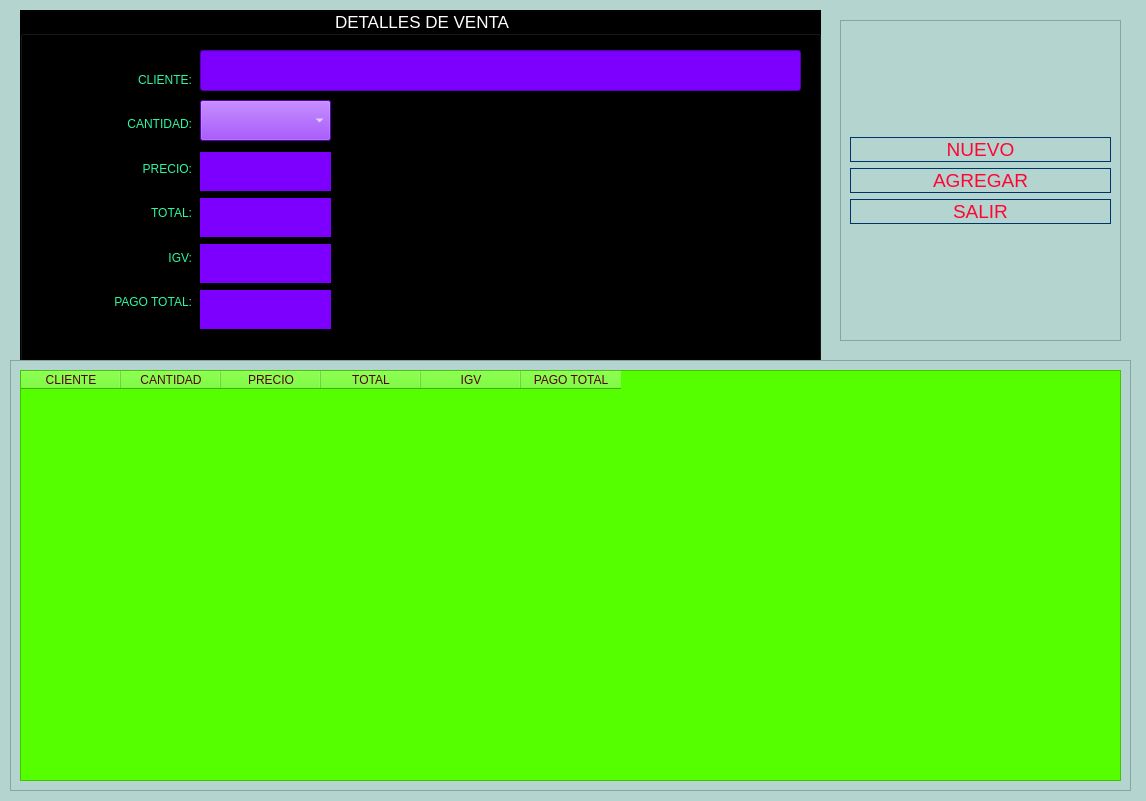
<?xml version="1.0" encoding="UTF-8"?>
<ui version="4.0">
 <class>MainWindow</class>
 <widget class="QMainWindow" name="MainWindow">
  <property name="geometry">
   <rect>
    <x>0</x>
    <y>0</y>
    <width>1146</width>
    <height>801</height>
   </rect>
  </property>
  <property name="windowTitle">
   <string>LLANTERIA</string>
  </property>
  <property name="styleSheet">
   <string notr="true">background-color: rgb(180, 213, 207);</string>
  </property>
  <widget class="QWidget" name="centralwidget">
   <widget class="QGroupBox" name="groupBox">
    <property name="geometry">
     <rect>
      <x>20</x>
      <y>10</y>
      <width>801</width>
      <height>351</height>
     </rect>
    </property>
    <property name="font">
     <font>
      <family>MS Shell Dlg 2</family>
      <pointsize>13</pointsize>
      <weight>50</weight>
      <italic>false</italic>
      <bold>false</bold>
     </font>
    </property>
    <property name="mouseTracking">
     <bool>false</bool>
    </property>
    <property name="styleSheet">
     <string notr="true">color: rgb(255, 255, 255);
background-color: rgb(0, 0, 0);
font: 13pt &quot;MS Shell Dlg 2&quot;;</string>
    </property>
    <property name="title">
     <string>DETALLES DE VENTA</string>
    </property>
    <property name="alignment">
     <set>Qt::AlignCenter</set>
    </property>
    <widget class="QWidget" name="layoutWidget">
     <property name="geometry">
      <rect>
       <x>30</x>
       <y>50</y>
       <width>142</width>
       <height>261</height>
      </rect>
     </property>
     <layout class="QVBoxLayout" name="verticalLayout">
      <item>
       <widget class="QLabel" name="cliente">
        <property name="styleSheet">
         <string notr="true">color: rgb(46, 248, 160);
border-radius:5px;
border:2px sold green;
font: 75 14pt &quot;MS Shell Dlg 2&quot;;
</string>
        </property>
        <property name="text">
         <string>CLIENTE:</string>
        </property>
        <property name="alignment">
         <set>Qt::AlignRight|Qt::AlignTrailing|Qt::AlignVCenter</set>
        </property>
       </widget>
      </item>
      <item>
       <widget class="QLabel" name="label_2">
        <property name="styleSheet">
         <string notr="true">color: rgb(46, 248, 160);
border-radius:5px;
border:2px sold green;
font: 75 14pt &quot;MS Shell Dlg 2&quot;;
</string>
        </property>
        <property name="text">
         <string>CANTIDAD:</string>
        </property>
        <property name="alignment">
         <set>Qt::AlignRight|Qt::AlignTrailing|Qt::AlignVCenter</set>
        </property>
       </widget>
      </item>
      <item>
       <widget class="QLabel" name="label_3">
        <property name="styleSheet">
         <string notr="true">color: rgb(46, 248, 160);
border-radius:5px;
border:2px sold green;
font: 75 14pt &quot;MS Shell Dlg 2&quot;;
</string>
        </property>
        <property name="text">
         <string>PRECIO:</string>
        </property>
        <property name="alignment">
         <set>Qt::AlignRight|Qt::AlignTrailing|Qt::AlignVCenter</set>
        </property>
       </widget>
      </item>
      <item>
       <widget class="QLabel" name="label_4">
        <property name="styleSheet">
         <string notr="true">color: rgb(46, 248, 160);
border-radius:5px;
border:2px sold green;
font: 75 14pt &quot;MS Shell Dlg 2&quot;;
</string>
        </property>
        <property name="text">
         <string>TOTAL:</string>
        </property>
        <property name="alignment">
         <set>Qt::AlignRight|Qt::AlignTrailing|Qt::AlignVCenter</set>
        </property>
       </widget>
      </item>
      <item>
       <widget class="QLabel" name="label_5">
        <property name="styleSheet">
         <string notr="true">color: rgb(46, 248, 160);
border-radius:5px;
border:2px sold green;
font: 75 14pt &quot;MS Shell Dlg 2&quot;;
</string>
        </property>
        <property name="text">
         <string>IGV:</string>
        </property>
        <property name="alignment">
         <set>Qt::AlignRight|Qt::AlignTrailing|Qt::AlignVCenter</set>
        </property>
       </widget>
      </item>
      <item>
       <widget class="QLabel" name="label_6">
        <property name="styleSheet">
         <string notr="true">color: rgb(46, 248, 160);
border-radius:5px;
border:2px sold green;
font: 75 14pt &quot;MS Shell Dlg 2&quot;;

</string>
        </property>
        <property name="text">
         <string>PAGO TOTAL:</string>
        </property>
        <property name="alignment">
         <set>Qt::AlignRight|Qt::AlignTrailing|Qt::AlignVCenter</set>
        </property>
       </widget>
      </item>
     </layout>
    </widget>
    <widget class="QLabel" name="lb_pagoTotal">
     <property name="geometry">
      <rect>
       <x>180</x>
       <y>280</y>
       <width>131</width>
       <height>39</height>
      </rect>
     </property>
     <property name="styleSheet">
      <string notr="true">background-color: rgb(125, 0, 255);
font: 14pt &quot;MS Shell Dlg 2&quot;;</string>
     </property>
     <property name="text">
      <string/>
     </property>
     <property name="alignment">
      <set>Qt::AlignCenter</set>
     </property>
    </widget>
    <widget class="QLabel" name="lb_precio">
     <property name="geometry">
      <rect>
       <x>180</x>
       <y>142</y>
       <width>131</width>
       <height>39</height>
      </rect>
     </property>
     <property name="styleSheet">
      <string notr="true">background-color: rgb(125, 0, 255);
font: 14pt &quot;MS Shell Dlg 2&quot;;</string>
     </property>
     <property name="text">
      <string/>
     </property>
     <property name="alignment">
      <set>Qt::AlignCenter</set>
     </property>
    </widget>
    <widget class="QLabel" name="lb_total">
     <property name="geometry">
      <rect>
       <x>180</x>
       <y>188</y>
       <width>131</width>
       <height>39</height>
      </rect>
     </property>
     <property name="styleSheet">
      <string notr="true">background-color: rgb(125, 0, 255);
font: 14pt &quot;MS Shell Dlg 2&quot;;</string>
     </property>
     <property name="text">
      <string/>
     </property>
     <property name="alignment">
      <set>Qt::AlignCenter</set>
     </property>
    </widget>
    <widget class="QLabel" name="lb_igv">
     <property name="geometry">
      <rect>
       <x>180</x>
       <y>234</y>
       <width>131</width>
       <height>39</height>
      </rect>
     </property>
     <property name="styleSheet">
      <string notr="true">background-color: rgb(125, 0, 255);
font: 14pt &quot;MS Shell Dlg 2&quot;;</string>
     </property>
     <property name="text">
      <string/>
     </property>
     <property name="alignment">
      <set>Qt::AlignCenter</set>
     </property>
    </widget>
    <widget class="QComboBox" name="cbox_cantidad">
     <property name="geometry">
      <rect>
       <x>180</x>
       <y>90</y>
       <width>131</width>
       <height>41</height>
      </rect>
     </property>
     <property name="font">
      <font>
       <family>MS Shell Dlg 2</family>
       <pointsize>13</pointsize>
       <weight>50</weight>
       <italic>false</italic>
       <bold>false</bold>
      </font>
     </property>
     <property name="styleSheet">
      <string notr="true">background-color: rgb(125, 0,255);</string>
     </property>
    </widget>
    <widget class="QLineEdit" name="txt_cliente">
     <property name="geometry">
      <rect>
       <x>180</x>
       <y>40</y>
       <width>601</width>
       <height>41</height>
      </rect>
     </property>
     <property name="styleSheet">
      <string notr="true">background-color: rgb(125, 0, 255);
font: 14pt &quot;MS Shell Dlg 2&quot;;</string>
     </property>
     <property name="text">
      <string/>
     </property>
    </widget>
   </widget>
   <widget class="QFrame" name="frame">
    <property name="geometry">
     <rect>
      <x>10</x>
      <y>360</y>
      <width>1121</width>
      <height>431</height>
     </rect>
    </property>
    <property name="frameShape">
     <enum>QFrame::StyledPanel</enum>
    </property>
    <property name="frameShadow">
     <enum>QFrame::Raised</enum>
    </property>
    <layout class="QHBoxLayout" name="horizontalLayout">
     <item>
      <widget class="QTableWidget" name="twgdata">
       <property name="font">
        <font>
         <family>MS Shell Dlg 2</family>
         <pointsize>12</pointsize>
         <weight>50</weight>
         <italic>false</italic>
         <bold>false</bold>
        </font>
       </property>
       <property name="styleSheet">
        <string notr="true">background-color: rgb(85, 255, 0);
font: 12pt &quot;MS Shell Dlg 2&quot;;
color: rgb(86, 0, 21);</string>
       </property>
       <column>
        <property name="text">
         <string>CLIENTE</string>
        </property>
        <property name="textAlignment">
         <set>AlignCenter</set>
        </property>
       </column>
       <column>
        <property name="text">
         <string>CANTIDAD</string>
        </property>
        <property name="textAlignment">
         <set>AlignCenter</set>
        </property>
       </column>
       <column>
        <property name="text">
         <string>PRECIO</string>
        </property>
        <property name="textAlignment">
         <set>AlignCenter</set>
        </property>
       </column>
       <column>
        <property name="text">
         <string>TOTAL</string>
        </property>
        <property name="textAlignment">
         <set>AlignCenter</set>
        </property>
       </column>
       <column>
        <property name="text">
         <string>IGV</string>
        </property>
        <property name="textAlignment">
         <set>AlignCenter</set>
        </property>
       </column>
       <column>
        <property name="text">
         <string>PAGO TOTAL</string>
        </property>
        <property name="textAlignment">
         <set>AlignCenter</set>
        </property>
       </column>
      </widget>
     </item>
    </layout>
   </widget>
   <widget class="QFrame" name="frame_2">
    <property name="geometry">
     <rect>
      <x>840</x>
      <y>20</y>
      <width>281</width>
      <height>321</height>
     </rect>
    </property>
    <property name="frameShape">
     <enum>QFrame::StyledPanel</enum>
    </property>
    <property name="frameShadow">
     <enum>QFrame::Raised</enum>
    </property>
    <layout class="QVBoxLayout" name="verticalLayout_4">
     <item>
      <layout class="QVBoxLayout" name="verticalLayout_3">
       <item>
        <widget class="QPushButton" name="b_nuevo">
         <property name="font">
          <font>
           <family>MS Shell Dlg 2</family>
           <pointsize>14</pointsize>
           <weight>50</weight>
           <italic>false</italic>
           <bold>false</bold>
          </font>
         </property>
         <property name="styleSheet">
          <string notr="true">QPushButton{
font: 10pt &quot;MS Shell Dlg 2&quot;;
border-style: solid;
border-width: 1px;
border-color: rgb(0, 51, 102);
color: rgb(255, 5, 52);
font: 14pt &quot;MS Shell Dlg 2&quot;;
}
QPushButton:hover{
background-color: rgb(170, 255, 127);
}</string>
         </property>
         <property name="text">
          <string>NUEVO</string>
         </property>
         <property name="icon">
          <iconset>
           <activeon>../add.svg</activeon>
          </iconset>
         </property>
         <property name="iconSize">
          <size>
           <width>30</width>
           <height>29</height>
          </size>
         </property>
        </widget>
       </item>
       <item>
        <widget class="QPushButton" name="bagregar">
         <property name="font">
          <font>
           <family>MS Shell Dlg 2</family>
           <pointsize>14</pointsize>
           <weight>50</weight>
           <italic>false</italic>
           <bold>false</bold>
          </font>
         </property>
         <property name="styleSheet">
          <string notr="true">QPushButton{
font: 10pt &quot;MS Shell Dlg 2&quot;;
border-style: solid;
border-width: 1px;
border-color: rgb(0, 51, 102);
color: rgb(255, 5, 52);
font: 14pt &quot;MS Shell Dlg 2&quot;;
}
QPushButton:hover{
background-color: rgb(170, 255, 127);
}</string>
         </property>
         <property name="text">
          <string>AGREGAR</string>
         </property>
         <property name="icon">
          <iconset>
           <activeon>../imagenes/actualizarest.png</activeon>
          </iconset>
         </property>
         <property name="iconSize">
          <size>
           <width>30</width>
           <height>30</height>
          </size>
         </property>
        </widget>
       </item>
       <item>
        <widget class="QPushButton" name="bsalir">
         <property name="font">
          <font>
           <family>MS Shell Dlg 2</family>
           <pointsize>14</pointsize>
           <weight>50</weight>
           <italic>false</italic>
           <bold>false</bold>
          </font>
         </property>
         <property name="styleSheet">
          <string notr="true">QPushButton{
font: 10pt &quot;MS Shell Dlg 2&quot;;
border-style: solid;
border-width: 1px;
border-color: rgb(0, 51, 102);
color: rgb(255, 5, 52);
font: 14pt &quot;MS Shell Dlg 2&quot;;
}
QPushButton:hover{
background-color: rgb(170, 255, 127);
}</string>
         </property>
         <property name="text">
          <string>SALIR</string>
         </property>
         <property name="icon">
          <iconset>
           <activeon>../imagenes/grabarboleta.png</activeon>
          </iconset>
         </property>
         <property name="iconSize">
          <size>
           <width>30</width>
           <height>30</height>
          </size>
         </property>
        </widget>
       </item>
      </layout>
     </item>
    </layout>
   </widget>
  </widget>
 </widget>
 <resources/>
 <connections/>
</ui>
